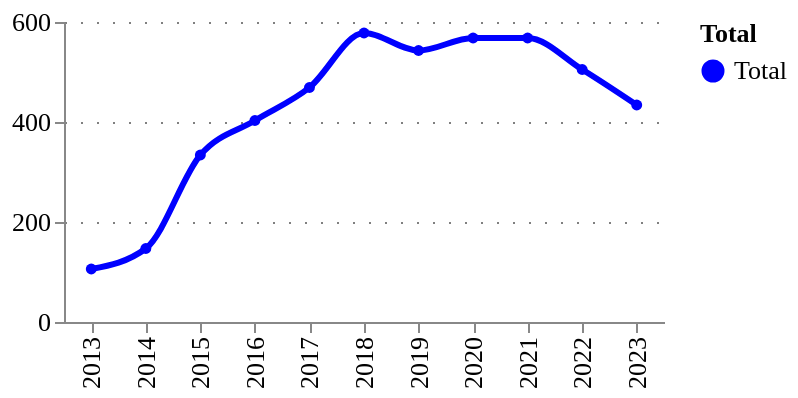

Notebook cell for this chart:
### Code cell
# ts_amounts_tech = utils.get_timeseries(tech_type_df, column='amount')
ts_counts_tech = utils.get_timeseries(tech_type_df, column='id')
utils.plot_quick_ts(ts_counts_tech, 'counts')

### Figure 1 — Vega-Lite specification as saved in the notebook (floating-point values rounded to 4 significant figures)
{"config": {"title": {"font": "Averta", "anchor": "start"}, "subtitle": {"font": "Averta"}, "axis": {"labelFont": "Averta", "titleFont": "Averta", "gridColor": "grey", "gridDash": [1, 7], "labelFontSize": 13, "titleFontSize": 13}, "header": {"labelFont": "Averta", "titleFont": "Averta"}, "legend": {"labelFont": "Averta", "titleFont": "Averta", "labelFontSize": 13, "titleFontSize": 13}, "range": {"category": ["#0000FF", "#FDB633", "#18A48C", "#9A1BBE", "#EB003B", "#FF6E47", "#646363", "#0F294A", "#97D9E3", "#A59BEE", "#F6A4B7", "#D2C9C0", "#FFFFFF", "#000000"], "ordinal": {"scheme": ["#0000FF", "#FDB633", "#18A48C", "#9A1BBE", "#EB003B", "#FF6E47", "#646363", "#0F294A", "#97D9E3", "#A59BEE", "#F6A4B7", "#D2C9C0", "#FFFFFF", "#000000"]}}, "view": {"strokeWidth": 0}}, "data": {"name": "data-1ee3df29d6ec72d05482bd674a383e3e"}, "mark": {"type": "line", "interpolate": "monotone", "point": {"filled": true, "size": 30}, "size": 3, "strokeDash": [0]}, "encoding": {"color": {"field": "Total", "legend": {"orient": "right"}, "type": "nominal"}, "tooltip": [{"field": "year", "title": "Year", "type": "ordinal"}, {"field": "Total", "type": "nominal"}, {"field": "amount", "format": ".3f", "title": "", "type": "quantitative"}], "x": {"field": "year", "title": "", "type": "ordinal"}, "y": {"field": "amount", "title": "", "type": "quantitative"}}, "height": 150, "title": {"anchor": "start", "text": "", "fontSize": 14, "subtitle": "", "subtitleFont": "Averta", "subtitleFontSize": 13}, "width": 300, "$schema": "https://vega.github.io/schema/vega-lite/v4.17.0.json", "datasets": {"data-1ee3df29d6ec72d05482bd674a383e3e": [{"year": 2013, "counts": 106, "Total": "Total", "amount": 106.0}, {"year": 2014, "counts": 147, "Total": "Total", "amount": 147.0}, {"year": 2015, "counts": 334, "Total": "Total", "amount": 334.0}, {"year": 2016, "counts": 403, "Total": "Total", "amount": 403.0}, {"year": 2017, "counts": 469, "Total": "Total", "amount": 469.0}, {"year": 2018, "counts": 578, "Total": "Total", "amount": 578.0}, {"year": 2019, "counts": 543, "Total": "Total", "amount": 543.0}, {"year": 2020, "counts": 568, "Total": "Total", "amount": 568.0}, {"year": 2021, "counts": 568, "Total": "Total", "amount": 568.0}, {"year": 2022, "counts": 505, "Total": "Total", "amount": 505.0}, {"year": 2023, "counts": 434, "Total": "Total", "amount": 434.0}]}}
